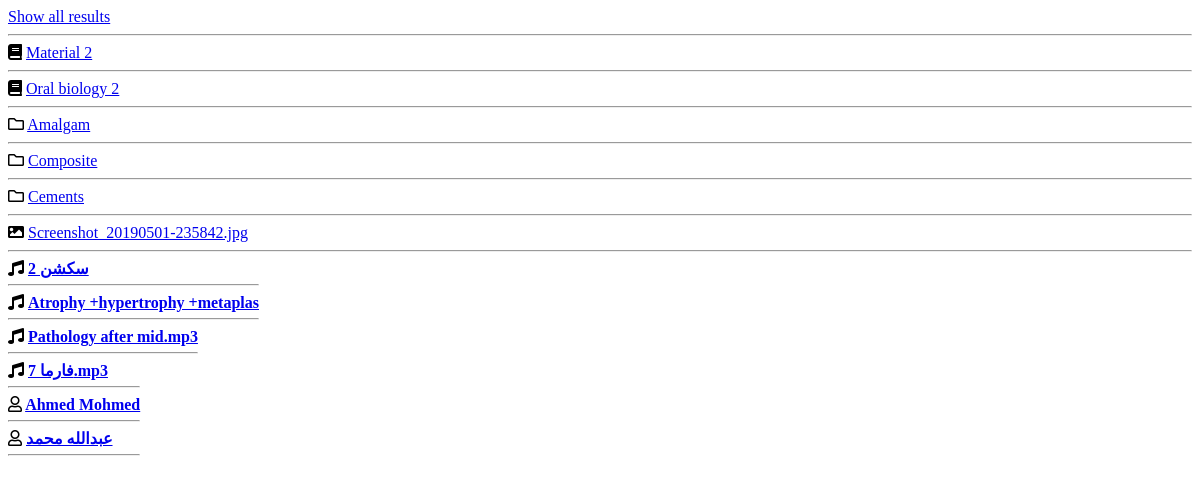
/fw/search/getSearchSuggestion.php, run on the app's committed database.
### tables this page shows
CREATE TABLE `fw_books` (
  `id` int(11) NOT NULL,
  `library_id` int(11) DEFAULT NULL,
  `science_id` int(11) NOT NULL,
  `teacher_name` varchar(255) DEFAULT NULL,
  `creator_id` int(11) DEFAULT NULL,
  `time` timestamp NOT NULL DEFAULT CURRENT_TIMESTAMP
);

CREATE TABLE `fw_science` (
  `id` int(11) NOT NULL,
  `name` varchar(255) DEFAULT NULL,
  `science_field_id` int(11) DEFAULT NULL,
  `creator_id` int(11) DEFAULT NULL
);

CREATE TABLE `fw_sections` (
  `id` int(11) NOT NULL,
  `c_section_id` int(11) NOT NULL,
  `name` varchar(255) NOT NULL,
  `book_id` int(11) NOT NULL,
  `creator_id` int(11) DEFAULT NULL,
  `time` timestamp NOT NULL DEFAULT CURRENT_TIMESTAMP
);

CREATE TABLE `fw_files` (
  `c_section_id` int(11) NOT NULL,
  `custom_name` varchar(255) NOT NULL,
  `name` varchar(255) NOT NULL,
  `time` timestamp NOT NULL DEFAULT CURRENT_TIMESTAMP,
  `id` int(11) NOT NULL,
  `type` varchar(255) NOT NULL,
  `uploader_id` varchar(255) DEFAULT NULL,
  `book_id` int(11) DEFAULT NULL,
  `author` varchar(255) DEFAULT NULL
);

CREATE TABLE `fw_users` (
  `id` int(11) NOT NULL,
  `name` varchar(255) DEFAULT NULL,
  `username` varchar(255) DEFAULT NULL,
  `email` varchar(255) DEFAULT NULL,
  `password` varchar(255) DEFAULT NULL,
  `avatar` varchar(255) DEFAULT NULL,
  `fb_id` varchar(255) DEFAULT NULL,
  `fb_name` varchar(255) DEFAULT NULL,
  `fb_first_name` varchar(255) DEFAULT NULL,
  `fb_last_name` varchar(255) DEFAULT NULL,
  `fb_email` varchar(255) DEFAULT NULL,
  `fb_avatar` varchar(255) DEFAULT NULL,
  `fb_access_token` varchar(255) DEFAULT NULL,
  `time` timestamp NOT NULL DEFAULT CURRENT_TIMESTAMP
);

### fw/search/getSearchSuggestion.php (the view, shortened to what this page needs)
 <link rel="stylesheet" href="https://use.fontawesome.com/releases/v5.6.3/css/all.css">
<?php
	include "../includes/connection.php";
	$search = filter_var (  $_POST['search']  , FILTER_SANITIZE_STRING  ) ;
	$sql ="SELECT fw_books.id AS 'book_id', fw_science.name AS 'name'
		FROM fw_books
		JOIN fw_science ON fw_books.science_id = fw_science.id
		WHERE fw_science.name LIKE ? LIMIT 2";
	$stmt = $pdo->prepare($sql);
	$stmt->execute([ "%" .  $search .  "%"  ]);
	$books = $stmt->fetchall();
	$sql ="SELECT * FROM fw_sections WHERE name LIKE ? LIMIT 3";
	$stmt = $pdo->prepare($sql);
	$stmt->execute([ "%" .  $search .  "%"  ]);
	$sections = $stmt->fetchall();
	$sql ="SELECT * FROM fw_files WHERE  custom_name LIKE ? LIMIT 5";
	$stmt = $pdo->prepare($sql);
	$stmt->execute([ "%" .  $search .  "%"  ]);
	$files = $stmt->fetchall();
	$sql ="SELECT * FROM fw_users WHERE name LIKE ? LIMIT 2";
	$stmt = $pdo->prepare($sql);
	$stmt->execute([ "%" .  $search .  "%"  ]);
	$users = $stmt->fetchall();
	echo '<a href = "#" class ="d-none text-dark font-weight-bold">Show all results</a><hr class = "m-0">' ;
	if(  count($books) > 0  ){
		foreach( $books as $book ){
			echo ' <i class="fas fa-book text-muted "></i> <a href = "/fw/library/book.php?b=' . $book['book_id']  . '" class = "text-dark ">' .  $book['name'] .  '</a><hr class = "m-0">';
		}
	}
	if(  count($sections) > 0  ){
		foreach( $sections as $section ){
			echo ' <i class="far fa-folder text-primary"></i> <a href = "/fw/library/book.php?b=' . $section['book_id']  . '&section=' . $section['id'] . '#' . $section['id'] . '" class = "text-dark ">' .  $section['name'] .  '</a><hr class = "m-0">';
		}
	}
	if(  count($files) > 0  ){
		foreach( $files as $file ){
			if($file['type']  == "img"):
				echo ' <i class = " text-info fa fa-image"></i>' ;
			elseif($file['type']  == "doc"):
				echo ' <i class = " text-danger fa fa-file-alt"></i>' ;
			elseif($file['type']  == "audio"):
				echo  ' <i class = " text-primary fa fa-music">' ;
			elseif($file['type']  == "video"):
				echo ' <i class = " text-info fa fa-video"></i>' ;
			endif;
			echo ' <a href = "/fw/library/book.php?b=' . $file['book_id'] . '&f=' .$file['id'] . '" class = "text-dark ">' .  substr($file['custom_name'],0,30) .  '</a><hr class = "m-0">';
		}
	}
	if(  count($users) > 0  ){
		foreach( $users as $user ){
			echo ' <i class="far fa-user text-success"></i> <a href = "/fw/user/profile.php?u=' . $user['id']   . '" class = "text-dark ">' .  $user['name'] .  '</a><hr class = "m-0">';
		}
	}
?>

### data on the page
fw_books: fw_science.name "Material 2"
fw_books: fw_science.name "Oral biology 2"
fw_sections: name "Amalgam"
fw_sections: name "Composite"
fw_sections: name "Cements"
fw_files: type "img" (drawn), custom_name "Screenshot_20190501-235842.jpg"
fw_files: custom_name "سكشن 2"
fw_files: custom_name "Atrophy +hypertrophy +metaplas"
fw_files: custom_name "Pathology after mid.mp3"
fw_files: custom_name "فارما 7.mp3"
fw_users: name "Ahmed Mohmed"
fw_users: name "عبدالله محمد"
